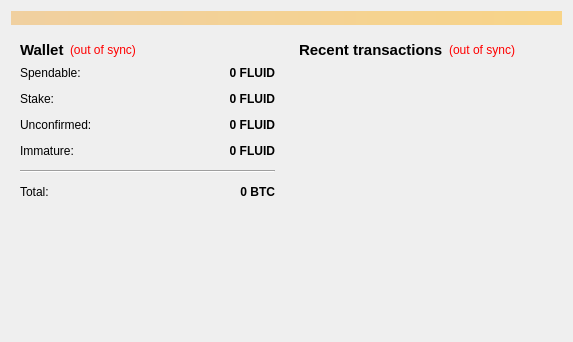
<?xml version="1.0" encoding="UTF-8"?>
<ui version="4.0">
 <class>OverviewPage</class>
 <widget class="QWidget" name="OverviewPage">
  <property name="geometry">
   <rect>
    <x>0</x>
    <y>0</y>
    <width>573</width>
    <height>342</height>
   </rect>
  </property>
  <property name="windowTitle">
   <string>Form</string>
  </property>
  <layout class="QVBoxLayout" name="topLayout">
   <item>
    <widget class="QLabel" name="labelAlerts">
     <property name="visible">
      <bool>false</bool>
     </property>
     <property name="styleSheet">
      <string notr="true">background-color: qlineargradient(x1: 0, y1: 0, x2: 1, y2: 0, stop:0 #F0D0A0, stop:1 #F8D488);  color:#000000
</string>
     </property>
     <property name="wordWrap">
      <bool>true</bool>
     </property>
     <property name="margin">
      <number>3</number>
     </property>
    </widget>
   </item>
   <item>
    <layout class="QHBoxLayout" name="horizontalLayout" stretch="1,1">
     <item>
      <layout class="QVBoxLayout" name="verticalLayout_2">
       <item>
        <widget class="QWidget" name="widget" native="true">
         <layout class="QVBoxLayout" name="verticalLayout_4">
          <item>
           <layout class="QHBoxLayout" name="horizontalLayout_4">
            <item>
             <widget class="QLabel" name="label_5">
              <property name="font">
               <font>
                <pointsize>11</pointsize>
                <weight>75</weight>
                <bold>true</bold>
               </font>
              </property>
              <property name="text">
               <string>Wallet</string>
              </property>
             </widget>
            </item>
            <item>
             <widget class="QLabel" name="labelWalletStatus">
              <property name="toolTip">
               <string>The displayed information may be out of date. Your wallet automatically synchronizes with the Fluid network after a connection is established, but this process has not completed yet.</string>
              </property>
              <property name="styleSheet">
               <string notr="true">QLabel { color: red; }</string>
              </property>
              <property name="text">
               <string notr="true">(out of sync)</string>
              </property>
              <property name="alignment">
               <set>Qt::AlignLeading|Qt::AlignLeft|Qt::AlignVCenter</set>
              </property>
             </widget>
            </item>
            <item>
             <spacer name="horizontalSpacer_2">
              <property name="orientation">
               <enum>Qt::Horizontal</enum>
              </property>
              <property name="sizeHint" stdset="0">
               <size>
                <width>40</width>
                <height>20</height>
               </size>
              </property>
             </spacer>
            </item>
           </layout>
          </item>
          <item>
           <layout class="QFormLayout" name="formLayout_2">
            <property name="fieldGrowthPolicy">
             <enum>QFormLayout::AllNonFixedFieldsGrow</enum>
            </property>
            <property name="horizontalSpacing">
             <number>12</number>
            </property>
            <property name="verticalSpacing">
             <number>12</number>
            </property>
            <item row="0" column="0">
             <widget class="QLabel" name="label">
              <property name="text">
               <string>Spendable:</string>
              </property>
             </widget>
            </item>
            <item row="0" column="1">
             <widget class="QLabel" name="labelBalance">
              <property name="font">
               <font>
                <weight>75</weight>
                <bold>true</bold>
               </font>
              </property>
              <property name="cursor">
               <cursorShape>IBeamCursor</cursorShape>
              </property>
              <property name="toolTip">
               <string>Your current spendable balance</string>
              </property>
              <property name="text">
               <string notr="true">0 FLUID</string>
              </property>
              <property name="alignment">
               <set>Qt::AlignRight|Qt::AlignTrailing|Qt::AlignVCenter</set>
              </property>
              <property name="textInteractionFlags">
               <set>Qt::LinksAccessibleByMouse|Qt::TextSelectableByKeyboard|Qt::TextSelectableByMouse</set>
              </property>
             </widget>
            </item>
            <item row="1" column="0">
             <widget class="QLabel" name="label_6">
              <property name="text">
               <string>Stake:</string>
              </property>
             </widget>
            </item>
            <item row="1" column="1">
             <widget class="QLabel" name="labelStake">
              <property name="font">
               <font>
                <weight>75</weight>
                <bold>true</bold>
               </font>
              </property>
              <property name="cursor">
               <cursorShape>IBeamCursor</cursorShape>
              </property>
              <property name="toolTip">
               <string>Total of coins that was staked, and do not yet count toward the current balance</string>
              </property>
              <property name="text">
               <string notr="true">0 FLUID</string>
              </property>
              <property name="alignment">
               <set>Qt::AlignRight|Qt::AlignTrailing|Qt::AlignVCenter</set>
              </property>
              <property name="textInteractionFlags">
               <set>Qt::LinksAccessibleByMouse|Qt::TextSelectableByKeyboard|Qt::TextSelectableByMouse</set>
              </property>
             </widget>
            </item>
            <item row="2" column="0">
             <widget class="QLabel" name="label_3">
              <property name="text">
               <string>Unconfirmed:</string>
              </property>
             </widget>
            </item>
            <item row="2" column="1">
             <widget class="QLabel" name="labelUnconfirmed">
              <property name="font">
               <font>
                <weight>75</weight>
                <bold>true</bold>
               </font>
              </property>
              <property name="cursor">
               <cursorShape>IBeamCursor</cursorShape>
              </property>
              <property name="toolTip">
               <string>Total of transactions that have yet to be confirmed, and do not yet count toward the current balance</string>
              </property>
              <property name="text">
               <string notr="true">0 FLUID</string>
              </property>
              <property name="alignment">
               <set>Qt::AlignRight|Qt::AlignTrailing|Qt::AlignVCenter</set>
              </property>
              <property name="textInteractionFlags">
               <set>Qt::LinksAccessibleByMouse|Qt::TextSelectableByKeyboard|Qt::TextSelectableByMouse</set>
              </property>
             </widget>
            </item>
            <item row="3" column="0">
             <widget class="QLabel" name="labelImmatureText">
              <property name="text">
               <string>Immature:</string>
              </property>
             </widget>
            </item>
            <item row="3" column="1">
             <widget class="QLabel" name="labelImmature">
              <property name="font">
               <font>
                <weight>75</weight>
                <bold>true</bold>
               </font>
              </property>
              <property name="toolTip">
               <string>Mined balance that has not yet matured</string>
              </property>
              <property name="text">
               <string notr="true">0 FLUID</string>
              </property>
              <property name="alignment">
               <set>Qt::AlignRight|Qt::AlignTrailing|Qt::AlignVCenter</set>
              </property>
              <property name="textInteractionFlags">
               <set>Qt::LinksAccessibleByMouse|Qt::TextSelectableByKeyboard|Qt::TextSelectableByMouse</set>
              </property>
             </widget>
            </item>
            <item row="4" column="0" colspan="2">
             <widget class="Line" name="line">
              <property name="orientation">
               <enum>Qt::Horizontal</enum>
              </property>
             </widget>
            </item>
            <item row="5" column="0">
             <widget class="QLabel" name="labelTotalText">
              <property name="text">
               <string>Total:</string>
              </property>
             </widget>
            </item>
            <item row="5" column="1">
             <widget class="QLabel" name="labelTotal">
              <property name="font">
               <font>
                <weight>75</weight>
                <bold>true</bold>
               </font>
              </property>
              <property name="cursor">
               <cursorShape>IBeamCursor</cursorShape>
              </property>
              <property name="toolTip">
               <string>Your current total balance</string>
              </property>
              <property name="text">
               <string notr="true">0 BTC</string>
              </property>
              <property name="alignment">
               <set>Qt::AlignRight|Qt::AlignTrailing|Qt::AlignVCenter</set>
              </property>
              <property name="textInteractionFlags">
               <set>Qt::LinksAccessibleByMouse|Qt::TextSelectableByKeyboard|Qt::TextSelectableByMouse</set>
              </property>
             </widget>
            </item>
           </layout>
          </item>
         </layout>
        </widget>
       </item>
       <item>
        <spacer name="verticalSpacer">
         <property name="orientation">
          <enum>Qt::Vertical</enum>
         </property>
         <property name="sizeHint" stdset="0">
          <size>
           <width>20</width>
           <height>40</height>
          </size>
         </property>
        </spacer>
       </item>
      </layout>
     </item>
     <item>
      <layout class="QVBoxLayout" name="verticalLayout_3">
       <item>
        <widget class="QWidget" name="widget_2" native="true">
         <layout class="QVBoxLayout" name="verticalLayout">
          <item>
           <layout class="QHBoxLayout" name="horizontalLayout_2">
            <item>
             <widget class="QLabel" name="label_4">
              <property name="font">
               <font>
                <pointsize>11</pointsize>
                <weight>75</weight>
                <bold>true</bold>
               </font>
              </property>
              <property name="text">
               <string>&lt;b&gt;Recent transactions&lt;/b&gt;</string>
              </property>
             </widget>
            </item>
            <item>
             <widget class="QLabel" name="labelTransactionsStatus">
              <property name="toolTip">
               <string>The displayed information may be out of date. Your wallet automatically synchronizes with the Fluid network after a connection is established, but this process has not completed yet.</string>
              </property>
              <property name="styleSheet">
               <string notr="true">QLabel { color: red; }</string>
              </property>
              <property name="text">
               <string notr="true">(out of sync)</string>
              </property>
              <property name="alignment">
               <set>Qt::AlignRight|Qt::AlignTrailing|Qt::AlignVCenter</set>
              </property>
             </widget>
            </item>
            <item>
             <spacer name="horizontalSpacer">
              <property name="orientation">
               <enum>Qt::Horizontal</enum>
              </property>
              <property name="sizeHint" stdset="0">
               <size>
                <width>40</width>
                <height>20</height>
               </size>
              </property>
             </spacer>
            </item>
           </layout>
          </item>
          <item>
           <widget class="QListView" name="listTransactions">
            <property name="styleSheet">
             <string notr="true">QListView { background: transparent; }</string>
            </property>
            <property name="frameShape">
             <enum>QFrame::NoFrame</enum>
            </property>
            <property name="verticalScrollBarPolicy">
             <enum>Qt::ScrollBarAlwaysOff</enum>
            </property>
            <property name="horizontalScrollBarPolicy">
             <enum>Qt::ScrollBarAlwaysOff</enum>
            </property>
            <property name="selectionMode">
             <enum>QAbstractItemView::NoSelection</enum>
            </property>
           </widget>
          </item>
         </layout>
        </widget>
       </item>
      </layout>
     </item>
    </layout>
   </item>
  </layout>
 </widget>
 <resources/>
 <connections/>
</ui>
